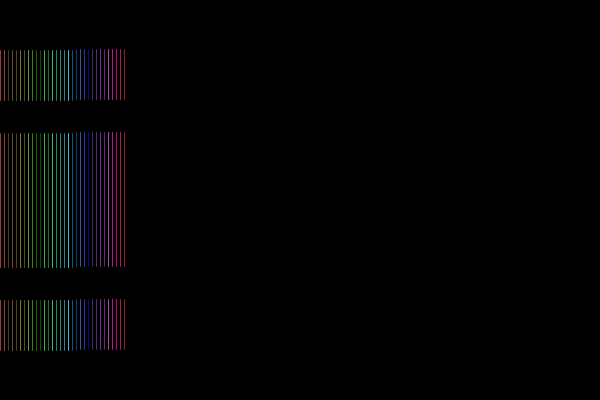
Frame 1 (no input)
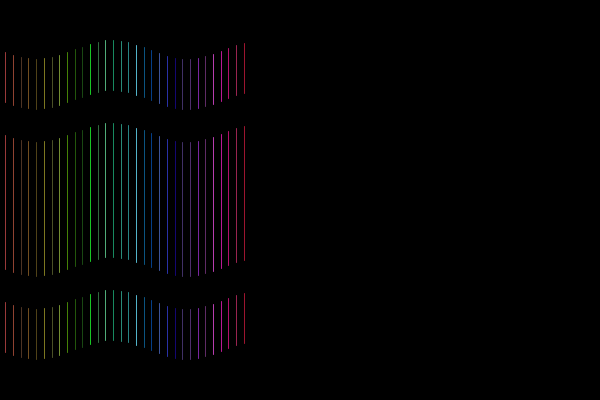
Frame 60 (the mouse pressed at the canvas centre just before this capture)
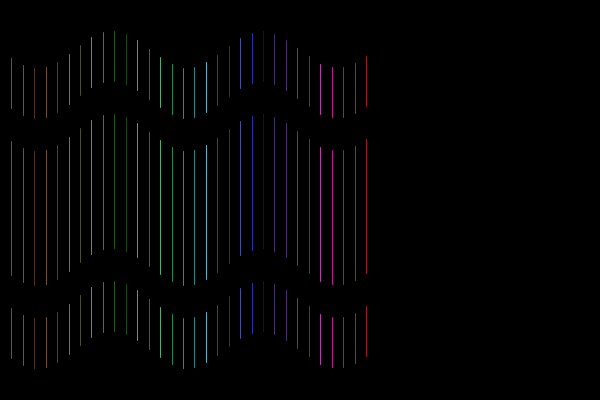
Frame 120 (the mouse held since frame 60 and released just before this capture)

The Processing sketch that drew these frames (run headless with seeded random() and noise(); from frame 60 on, the mouse is pressed at the canvas centre):

// Processing sketch: processing_4359
// ── processing_4359.pde

// Odd Coincidence 
// Playing with negative space and coincidental form.
//
// Uses some code from example Painting Stripes in Ira Greeberg's book "Processing"
//

int shapes = 32;
float[]speedX = new float[shapes];
float[]x = new float[shapes];
float[]y = new float[shapes];
float[]w = new float[shapes];
float[]h = new float[shapes];
float  maxSpeedX = 2;
color[]colors = new color[shapes];

// ====================
void setup(){
  size(600, 400);
  noStroke();
  colorMode(HSB, 360, 100, 100, 100);

  for (int i=0; i<shapes; i++)
  {
    x[i] = i*4;
    y[i]=0;
    w[i]=random(1)+0;
    h[i]=height;

    speedX[i] = .1 + maxSpeedX*(i)/shapes;   
    colors[i] = color(360.0*i/shapes, random(50,100), random(50,100), random(50,100));
  }
}

// ====================
void draw()
{
  background(0);
  for (int i=0; i< shapes; i++)
  {
    stroke(colors[i]);
    float dy = sin(2*PI*.0005*frameCount)*(height/8)*sin(2*PI*4*x[i]/width + 0 * .02*frameCount*PI);
    line(x[i],height/3+dy,x[i],height-height/3+dy);
    line(x[i],height/8+dy,x[i],2*height/8+dy);    
    line(x[i],height - height/8+dy,x[i],height - 2*height/8+dy);        

    x[i] += speedX[i];
    if(x[i] >= width-w[i])
    {
      speedX[i]*=-1;    
      x[i] = width-w[i];
      w[i]=max(1,w[i]-3);
      h[i]=max(1,h[i]-3);
    }

    else if(x[i] < 0)
    {
      speedX[i]*=-1;
      x[i] = 0;
      w[i]=max(1,w[i]-3);
      h[i]=max(1,h[i]-3);
    }
  }
}
